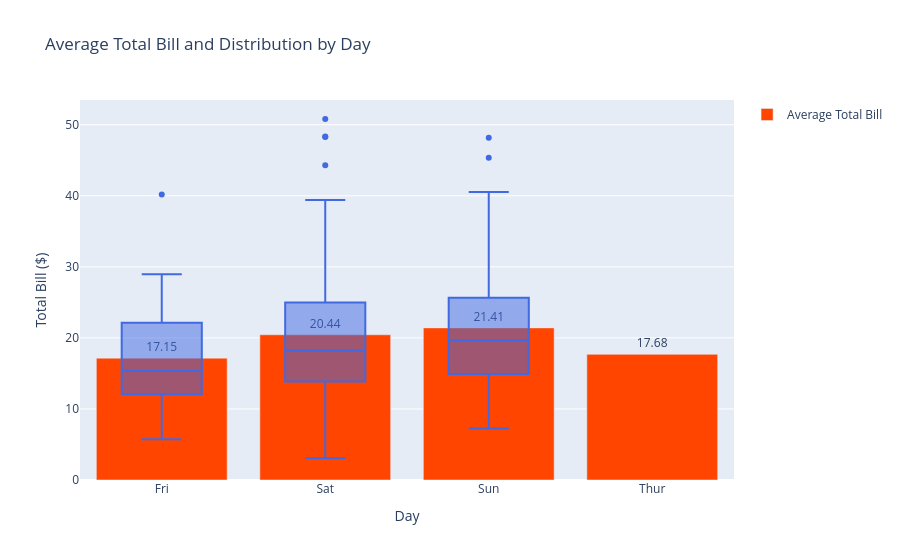

Write notebook code for a chart like this one.
### Code cell
fig = go.Figure()
# go.Bar trace
days_avg = tips.groupby('day', as_index=False)['total_bill'].mean()
fig.add_trace(go.Bar(
    x=days_avg['day'],
    y=days_avg['total_bill'],
    name='Average Total Bill',
    marker=dict(color='orangered'),
    texttemplate='%{y:.2f}',
    textposition='outside'
))

# trace distribution
for day in ['Thu', 'Fri', 'Sat', 'Sun']:
    fig.add_trace(go.Box(
        y=tips[tips['day'] == day]['total_bill'],
        x=tips[tips['day'] == day]['day'],
        marker=dict(color='royalblue'),
        name=day,
        showlegend=False
    ))

fig.update_layout(
    title='Average Total Bill and Distribution by Day',
    xaxis_title='Day',
    yaxis_title='Total Bill ($)'
)
fig.show()

### Figure 1 — Plotly figure (JSON) as saved in the notebook; plotly's stock layout.template omitted (floating-point values rounded to 4 significant figures)
{"data": [{"marker": {"color": "orangered"}, "name": "Average Total Bill", "textposition": "outside", "texttemplate": "%{y:.2f}", "type": "bar", "x": ["Fri", "Sat", "Sun", "Thur"], "y": [17.15, 20.44, 21.41, 17.68]}, {"marker": {"color": "royalblue"}, "name": "Thu", "showlegend": false, "type": "box", "x": [], "y": []}, {"marker": {"color": "royalblue"}, "name": "Fri", "showlegend": false, "type": "box", "x": ["Fri", "Fri", "Fri", "Fri", "Fri", "Fri", "Fri", "Fri", "Fri", "Fri", "Fri", "Fri", "Fri", "Fri", "Fri", "Fri", "Fri", "Fri", "Fri"], "y": [28.97, 22.49, 5.75, 16.32, 22.75, 40.17, 27.28, 12.03, 21.01, 12.46, 11.35, 15.38, 12.16, 13.42, 8.58, 15.98, 13.42, 16.27, 10.09]}, {"marker": {"color": "royalblue"}, "name": "Sat", "showlegend": false, "type": "box", "x": ["Sat", "Sat", "Sat", "Sat", "Sat", "Sat", "Sat", "Sat", "Sat", "Sat", "Sat", "Sat", "Sat", "Sat", "Sat", "Sat", "Sat", "Sat", "Sat", "Sat", "Sat", "Sat", "Sat", "Sat", "Sat", "Sat", "Sat", "Sat", "Sat", "Sat", "Sat", "Sat", "Sat", "Sat", "Sat", "Sat", "Sat", "Sat", "Sat", "Sat", "Sat", "Sat", "Sat", "Sat", "Sat", "Sat", "Sat", "Sat", "Sat", "Sat", "Sat", "Sat", "Sat", "Sat", "Sat", "Sat", "Sat", "Sat", "Sat", "Sat", "Sat", "Sat", "Sat", "Sat", "Sat", "Sat", "Sat", "Sat", "Sat", "Sat", "Sat", "Sat", "Sat", "Sat", "Sat", "Sat", "Sat", "Sat", "Sat", "Sat", "Sat", "Sat", "Sat", "Sat", "Sat", "Sat", "Sat"], "y": [20.65, 17.92, 20.29, 15.77, 39.42, 19.82, 17.81, 13.37, 12.69, 21.7, 19.65, 9.55, 18.35, 15.06, 20.69, 17.78, 24.06, 16.31, 16.93, 18.69, 31.27, 16.04, 38.01, 26.41, 11.24, 48.27, 20.29, 13.81, 11.02, 18.29, 17.59, 20.08, 16.45, 3.07, 20.23, 15.01, 12.02, 17.07, 26.86, 25.28, 14.73, 10.51, 17.92, 44.3, 22.42, 20.92, 15.36, 20.49, 25.21, 18.24, 14.31, 14.0, 7.25, 10.59, 10.63, 50.81, 15.81, 26.59, 38.73, 24.27, 12.76, 30.06, 25.89, 48.33, 13.27, 28.17, 12.9, 28.15, 11.59, 7.74, 30.14, 20.45, 13.28, 22.12, 24.01, 15.69, 11.61, 10.77, 15.53, 10.07, 12.6, 32.83, 35.83, 29.03, 27.18, 22.67, 17.82]}, {"marker": {"color": "royalblue"}, "name": "Sun", "showlegend": false, "type": "box", "x": ["Sun", "Sun", "Sun", "Sun", "Sun", "Sun", "Sun", "Sun", "Sun", "Sun", "Sun", "Sun", "Sun", "Sun", "Sun", "Sun", "Sun", "Sun", "Sun", "Sun", "Sun", "Sun", "Sun", "Sun", "Sun", "Sun", "Sun", "Sun", "Sun", "Sun", "Sun", "Sun", "Sun", "Sun", "Sun", "Sun", "Sun", "Sun", "Sun", "Sun", "Sun", "Sun", "Sun", "Sun", "Sun", "Sun", "Sun", "Sun", "Sun", "Sun", "Sun", "Sun", "Sun", "Sun", "Sun", "Sun", "Sun", "Sun", "Sun", "Sun", "Sun", "Sun", "Sun", "Sun", "Sun", "Sun", "Sun", "Sun", "Sun", "Sun", "Sun", "Sun", "Sun", "Sun", "Sun", "Sun"], "y": [16.99, 10.34, 21.01, 23.68, 24.59, 25.29, 8.77, 26.88, 15.04, 14.78, 10.27, 35.26, 15.42, 18.43, 14.83, 21.58, 10.33, 16.29, 16.97, 17.46, 13.94, 9.68, 30.4, 18.29, 22.23, 32.4, 28.55, 18.04, 12.54, 10.29, 34.81, 9.94, 25.56, 19.49, 38.07, 23.95, 25.71, 17.31, 29.93, 14.07, 13.13, 17.26, 24.55, 19.77, 29.85, 48.17, 25.0, 13.39, 16.49, 21.5, 12.66, 16.21, 13.81, 17.51, 24.52, 20.76, 31.71, 7.25, 31.85, 16.82, 32.9, 17.89, 14.48, 9.6, 34.63, 34.65, 23.33, 45.35, 23.17, 40.55, 20.69, 20.9, 30.46, 18.15, 23.1, 15.69]}], "layout": {"title": {"text": "Average Total Bill and Distribution by Day"}, "xaxis": {"title": {"text": "Day"}}, "yaxis": {"title": {"text": "Total Bill ($)"}}}}
